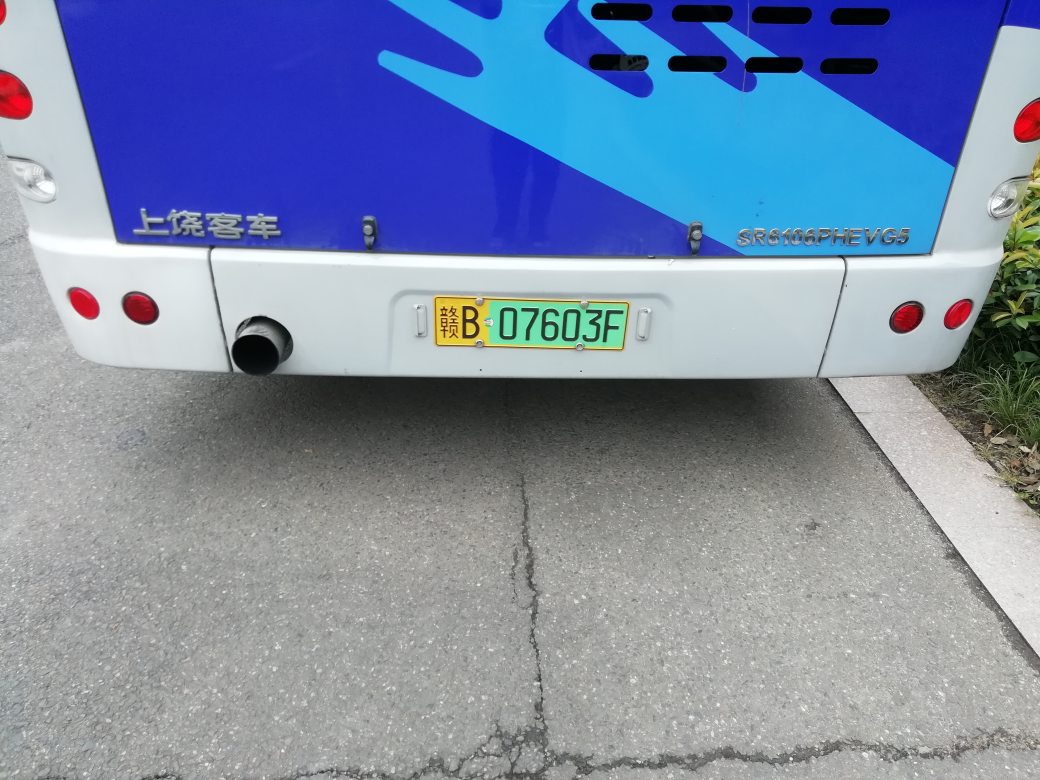
#> input picture Python_VLPR-master/img/IMG_20180523_110335.jpg, 4160 x 3120 px (shown at 1/4 size); its folder holds only this picture in this run
$ python -i img_function.py   (imports and definitions only)
#> lines starting #> are read from the running program, lines starting #| are printed output that depends on the picture; after the words box and inside, x2 and y2 are one past the last pixel; in counts of white or black regions, pixels touching at a corner belong together
### Python_VLPR-master/img_math.py
# -*- coding: utf-8 -*-
import cv2
import numpy as np

MAX_WIDTH = 1000
Min_Area = 2000
SZ = 20
PROVINCE_START = 1000
"""
该文件包含读文件函数
取零值函数
矩阵校正函数
颜色判断函数
"""


def img_read(filename):
#> called with filename = 'img/IMG_20180523_110335.jpg'
    return cv2.imdecode(np.fromfile(filename, dtype=np.uint8), cv2.IMREAD_COLOR)
#> returned value is the input picture: shape (3120, 4160, 3); mean B, G, R 166.2, 139.4, 124.6
    # 以uint8方式读取filename 放入imdecode中，cv2.IMREAD_COLOR读取彩色照片


# [270 lines left out: functions point_limit, accurate_place, img_findContours, img_Transform, img_color, find_waves and 2 more, not called in this run]

### Python_VLPR-master/img_function.py
# -*- coding: utf-8 -*-

import os
import cv2
import numpy as np
import debug
import img_math
import img_recognition
import config

SZ = 20  # 训练图片长宽
MAX_WIDTH = 1000  # 原始图片最大宽度
Min_Area = 2000  # 车牌区域允许最大面积
PROVINCE_START = 1000


class StatModel(object):
    def load(self, fn):
        self.model = self.model.load(fn)

    def save(self, fn):
        self.model.save(fn)


class SVM(StatModel):
    # [6 lines left out: function __init__, not called in this run]

    # 训练svm
    def train(self, samples, responses):
        self.model.train(samples, cv2.ml.ROW_SAMPLE, responses)

    # 字符识别
    def predict(self, samples):
        r = self.model.predict(samples)
        return r[1].ravel()


class CardPredictor:
    def __init__(self):
        pass

    def __del__(self):
        self.save_traindata()

    # [52 lines left out: function train_svm, not called in this run]

    def save_traindata(self):
        if not os.path.exists("svm.dat"):
            self.model.save("svm.dat")
        if not os.path.exists("svmchinese.dat"):
            self.modelchinese.save("svmchinese.dat")

    def img_first_pre(self, car_pic_file):
        """
        :param car_pic_file: 图像文件
        :return:已经处理好的图像文件 原图像文件
        """
        if type(car_pic_file) == type(""):
            img = img_math.img_read(car_pic_file)
        else:
            img = car_pic_file

        pic_hight, pic_width = img.shape[:2]
#> pic_hight = 3120; pic_width = 4160
        if pic_width > MAX_WIDTH:
            resize_rate = MAX_WIDTH / pic_width
#> resize_rate = 0.24
            img = cv2.resize(img, (MAX_WIDTH, int(pic_hight * resize_rate)), interpolation=cv2.INTER_AREA)
        # 缩小图片

        blur = 5
        img = cv2.GaussianBlur(img, (blur, blur), 0)
        oldimg = img
        img = cv2.cvtColor(img, cv2.COLOR_BGR2GRAY)
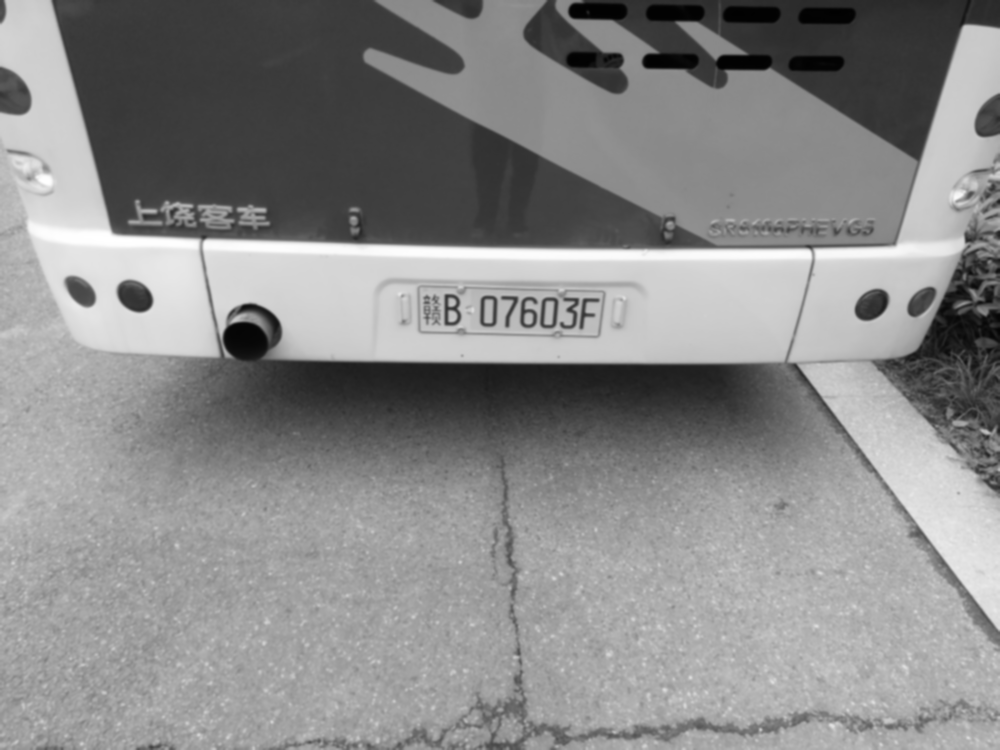
#> img: shape (750, 1000); min 1, max 255, mean 138
        # 转化成灰度图像

        Matrix = np.ones((20, 20), np.uint8)
        img_opening = cv2.morphologyEx(img, cv2.MORPH_OPEN, Matrix)
        img_opening = cv2.addWeighted(img, 1, img_opening, -1, 0)
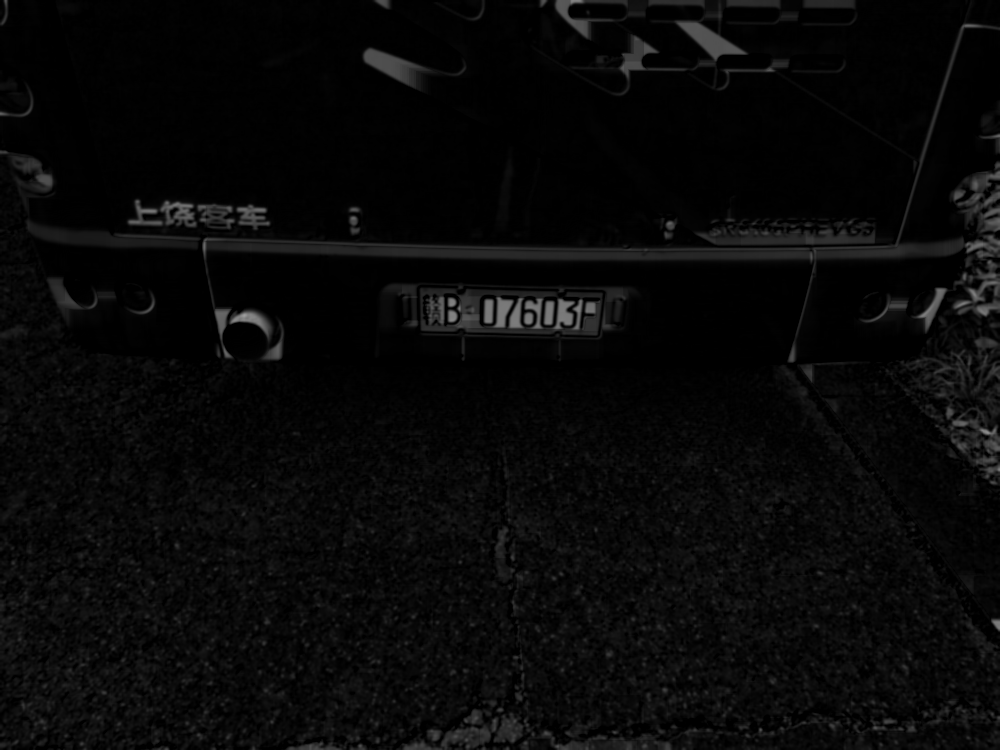
#> img_opening: shape (750, 1000); min 0, max 158, mean 8.4
        # 创建20*20的元素为1的矩阵 开操作，并和img重合

        ret, img_thresh = cv2.threshold(img_opening, 0, 255, cv2.THRESH_BINARY + cv2.THRESH_OTSU)
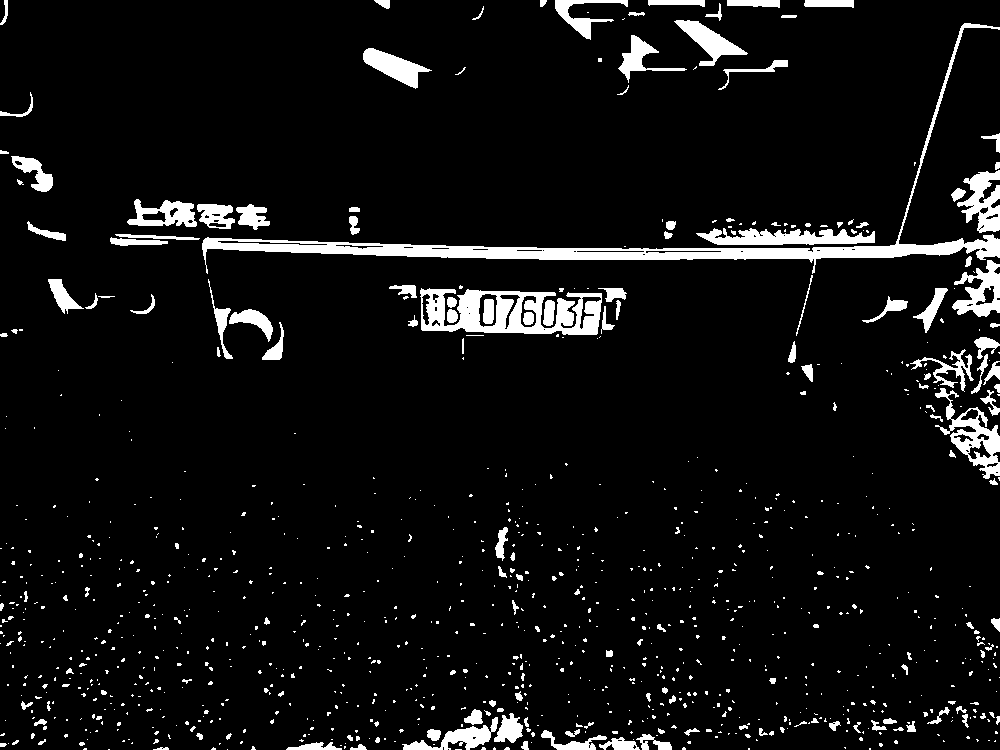
#> img_thresh: shape (750, 1000); 6.6% white; 1014 white regions (842 under 20 px), largest, box (x1, y1, x2, y2) and area: (202, 23, 1000, 274) 9891, (420, 288, 602, 335) 4968, (696, 228, 875, 245) 1963
#> ret = 26
        img_edge = cv2.Canny(img_thresh, 100, 200)
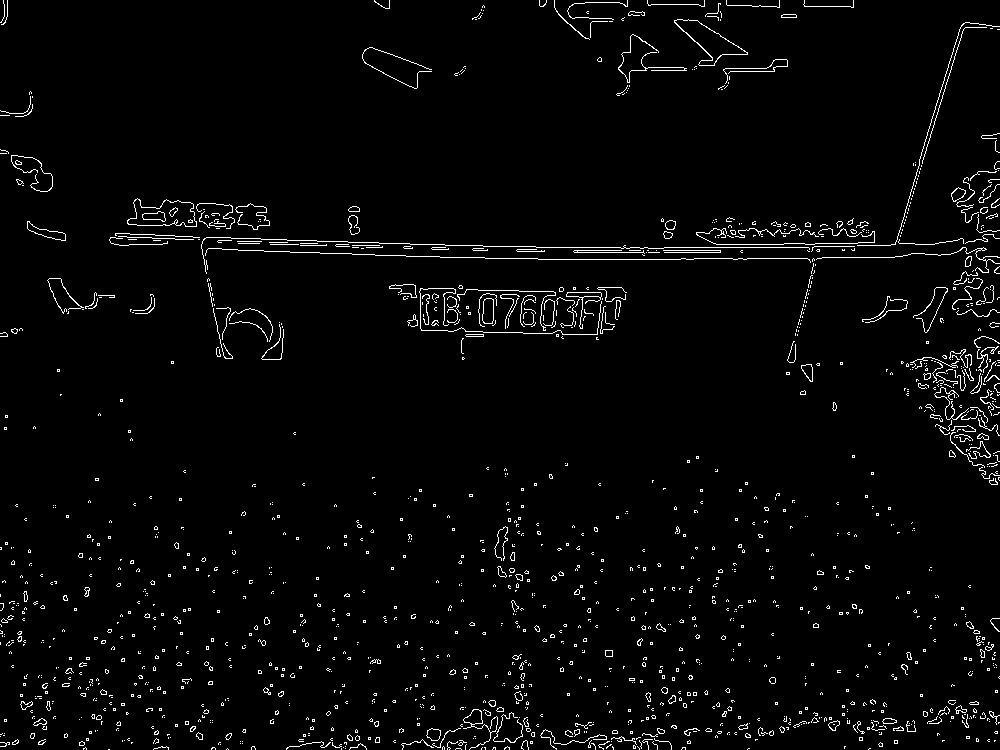
#> img_edge: shape (750, 1000); 2.7% white in thin lines or dots
        # Otsu’s二值化 找到图像边缘

        Matrix = np.ones((4, 19), np.uint8)
        img_edge1 = cv2.morphologyEx(img_edge, cv2.MORPH_CLOSE, Matrix)
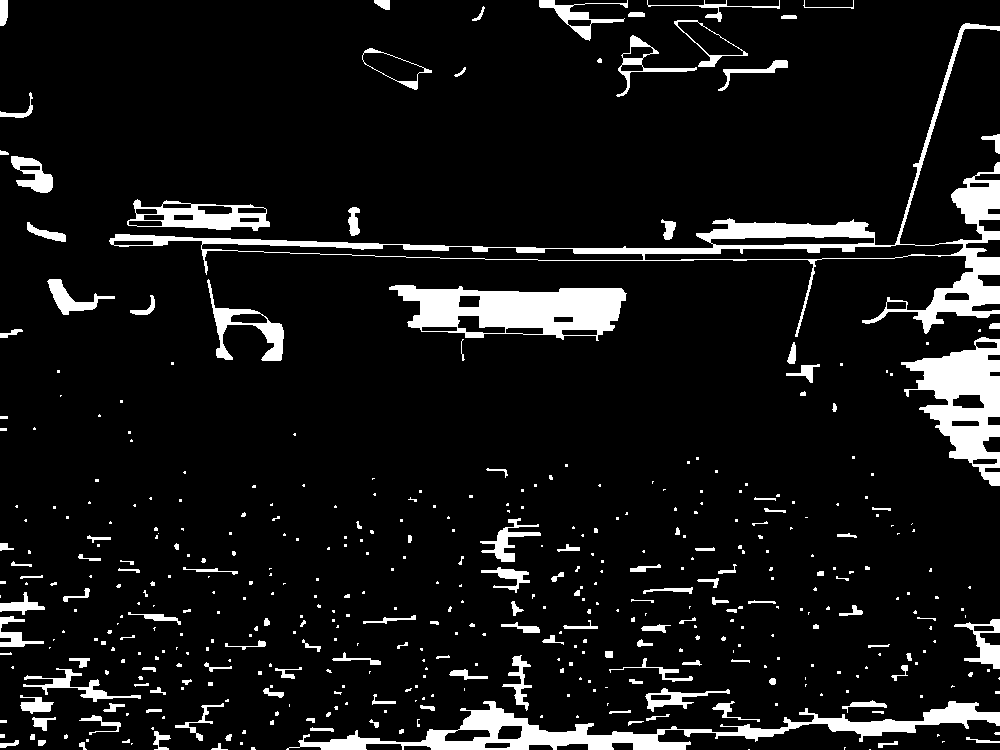
#> img_edge1: shape (750, 1000); 8.6% white; 451 white regions (297 under 20 px), largest, box (x1, y1, x2, y2) and area: (109, 23, 1000, 337) 13953, (286, 701, 1000, 750) 9087, (389, 285, 627, 341) 8143
        img_edge2 = cv2.morphologyEx(img_edge1, cv2.MORPH_OPEN, Matrix)
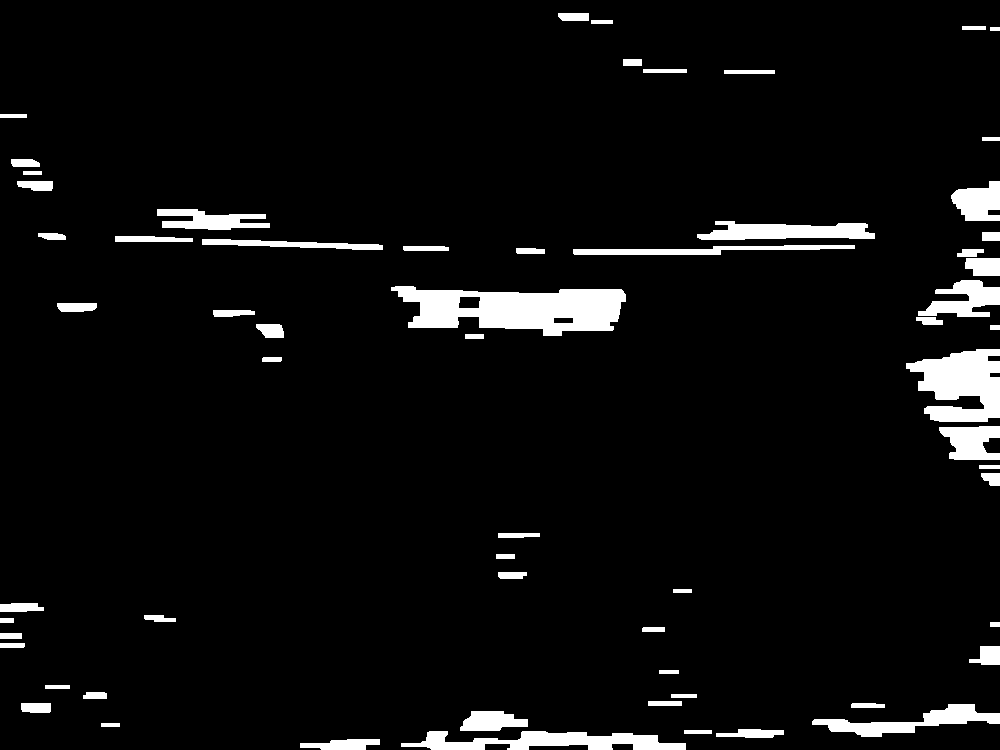
#> img_edge2: shape (750, 1000); 5.2% white; 63 white regions, largest, box (x1, y1, x2, y2) and area: (391, 286, 626, 336) 7712, (906, 349, 1000, 422) 4635, (401, 731, 686, 750) 3172
        return img_edge2, oldimg

    # [265 lines left out: functions img_color_contours, img_only_color, img_mser, not called in this run]

>>> result = CardPredictor().img_first_pre('img/IMG_20180523_110335.jpg')
